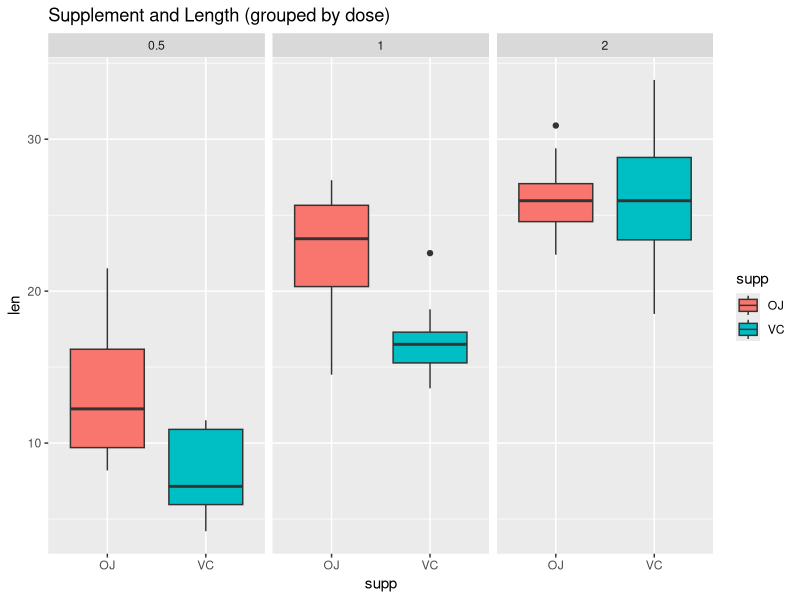

The R source for this figure:
## ---- chunk 1
library(ggplot2)
## ---- chunk 2
library(datasets) 
str(ToothGrowth)
## ---- chunk 3
OJ_05 <- ToothGrowth[ToothGrowth$dose == 0.5 & ToothGrowth$supp == 'OJ', 1]
VC_05 <- ToothGrowth[ToothGrowth$dose == 0.5 & ToothGrowth$supp == 'VC', 1]
OJ_10 <- ToothGrowth[ToothGrowth$dose == 1.0 & ToothGrowth$supp == 'OJ', 1]
VC_10 <- ToothGrowth[ToothGrowth$dose == 1.0 & ToothGrowth$supp == 'VC', 1]
OJ_20 <- ToothGrowth[ToothGrowth$dose == 2.0 & ToothGrowth$supp == 'OJ', 1]
VC_20 <- ToothGrowth[ToothGrowth$dose == 2.0 & ToothGrowth$supp == 'VC', 1]
## ---- chunk 4
g <- ggplot(data=ToothGrowth, aes(x=supp, y=len, fill=supp)) 
g <- g + labs(title="Supplement and Length (grouped by dose)")
g <- g + geom_boxplot() + facet_wrap(~ dose)
print(g)

## ---- chunk 5
n <- 10

#Using the difference of each supp dose, Calculate mean and STd
Diff_05 <- OJ_05 - VC_05
Mean_05 <- mean(Diff_05)
std_05 <- sd(Diff_05)

Diff_10 <- OJ_05 - VC_05
Mean_10 <- mean(Diff_10)
std_10 <- sd(Diff_10)

Diff_20 <- OJ_20 - VC_20
Mean_20 <- mean(Diff_20)
std_20 <- sd(Diff_20)
## ---- chunk 6
Conf_05<-t.test(Diff_05)$conf
Conf_10<-t.test(Diff_10)$conf
Conf_20<-t.test(Diff_20)$conf
## ---- chunk 7
Stat_05<-t.test(Diff_05)$statistic
Stat_10<-t.test(Diff_10)$statistic
Stat_20<-t.test(Diff_20)$statistic
## ---- chunk 8
OJ_05 <- ToothGrowth[ToothGrowth$dose == 0.5 & ToothGrowth$supp == 'OJ', 1]
VC_05 <- ToothGrowth[ToothGrowth$dose == 0.5 & ToothGrowth$supp == 'VC', 1]
OJ_10 <- ToothGrowth[ToothGrowth$dose == 1.0 & ToothGrowth$supp == 'OJ', 1]
VC_10 <- ToothGrowth[ToothGrowth$dose == 1.0 & ToothGrowth$supp == 'VC', 1]
OJ_20 <- ToothGrowth[ToothGrowth$dose == 2.0 & ToothGrowth$supp == 'OJ', 1]
VC_20 <- ToothGrowth[ToothGrowth$dose == 2.0 & ToothGrowth$supp == 'VC', 1]
## ---- chunk 9
n <- 10

#Using the difference of each supp dose, Calculate mean and STd
Diff_05 <- OJ_05 - VC_05
Mean_05 <- mean(Diff_05)
std_05 <- sd(Diff_05)

Diff_10 <- OJ_05 - VC_05
Mean_10 <- mean(Diff_10)
std_10 <- sd(Diff_10)

Diff_20 <- OJ_20 - VC_20
Mean_20 <- mean(Diff_20)
std_20 <- sd(Diff_20)
## ---- chunk 10
Conf_05<-t.test(Diff_05)$conf
Conf_10<-t.test(Diff_10)$conf
Conf_20<-t.test(Diff_20)$conf
